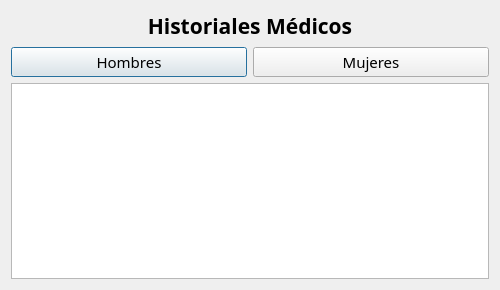
<?xml version="1.0" encoding="UTF-8"?>
<ui version="4.0">
 <class>Muestra_Historiales</class>
 <widget class="QDialog" name="Muestra_Historiales">
  <property name="geometry">
   <rect>
    <x>0</x>
    <y>0</y>
    <width>500</width>
    <height>290</height>
   </rect>
  </property>
  <property name="windowTitle">
   <string>Historiales Médicos</string>
  </property>
  <layout class="QGridLayout" name="gridLayout">
   <item row="0" column="0">
    <layout class="QVBoxLayout" name="verticalLayout_2">
     <item>
      <layout class="QVBoxLayout" name="verticalLayout">
       <item>
        <widget class="QLabel" name="label">
         <property name="font">
          <font>
           <family>Berlin Sans FB Demi</family>
           <pointsize>16</pointsize>
           <weight>75</weight>
           <bold>true</bold>
          </font>
         </property>
         <property name="text">
          <string>&lt;html&gt;&lt;head/&gt;&lt;body&gt;&lt;p align=&quot;center&quot;&gt;Historiales Médicos&lt;/p&gt;&lt;/body&gt;&lt;/html&gt;</string>
         </property>
         <property name="textFormat">
          <enum>Qt::RichText</enum>
         </property>
        </widget>
       </item>
       <item>
        <layout class="QHBoxLayout" name="horizontalLayout">
         <item>
          <widget class="QPushButton" name="pushButton">
           <property name="font">
            <font>
             <family>Lucida Sans</family>
             <pointsize>11</pointsize>
             <weight>50</weight>
             <bold>false</bold>
            </font>
           </property>
           <property name="cursor">
            <cursorShape>PointingHandCursor</cursorShape>
           </property>
           <property name="text">
            <string>Hombres</string>
           </property>
           <property name="icon">
            <iconset resource="Icons.qrc">
             <normaloff>:/7106343_men_icon.png</normaloff>:/7106343_men_icon.png</iconset>
           </property>
           <property name="iconSize">
            <size>
             <width>30</width>
             <height>30</height>
            </size>
           </property>
          </widget>
         </item>
         <item>
          <widget class="QPushButton" name="pushButton_2">
           <property name="font">
            <font>
             <family>Lucida Sans</family>
             <pointsize>11</pointsize>
             <weight>50</weight>
             <bold>false</bold>
            </font>
           </property>
           <property name="cursor">
            <cursorShape>PointingHandCursor</cursorShape>
           </property>
           <property name="text">
            <string>Mujeres</string>
           </property>
           <property name="icon">
            <iconset resource="Icons.qrc">
             <normaloff>:/7106340_woman_icon.png</normaloff>:/7106340_woman_icon.png</iconset>
           </property>
           <property name="iconSize">
            <size>
             <width>30</width>
             <height>30</height>
            </size>
           </property>
          </widget>
         </item>
        </layout>
       </item>
      </layout>
     </item>
     <item>
      <widget class="QPlainTextEdit" name="plainTextEdit">
       <property name="font">
        <font>
         <family>Bahnschrift SemiBold Condensed</family>
         <pointsize>16</pointsize>
         <weight>75</weight>
         <bold>true</bold>
        </font>
       </property>
      </widget>
     </item>
    </layout>
   </item>
  </layout>
 </widget>
 <resources>
  <include location="Icons.qrc"/>
 </resources>
 <connections/>
</ui>
